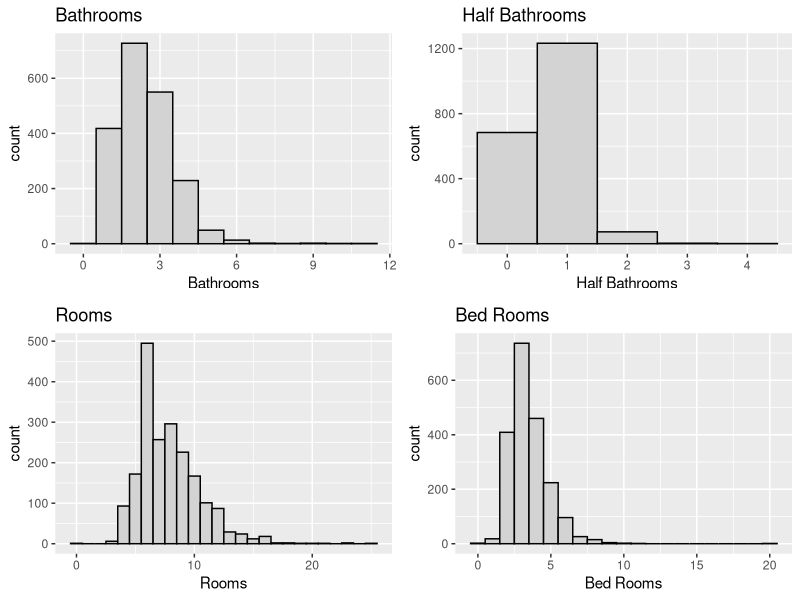
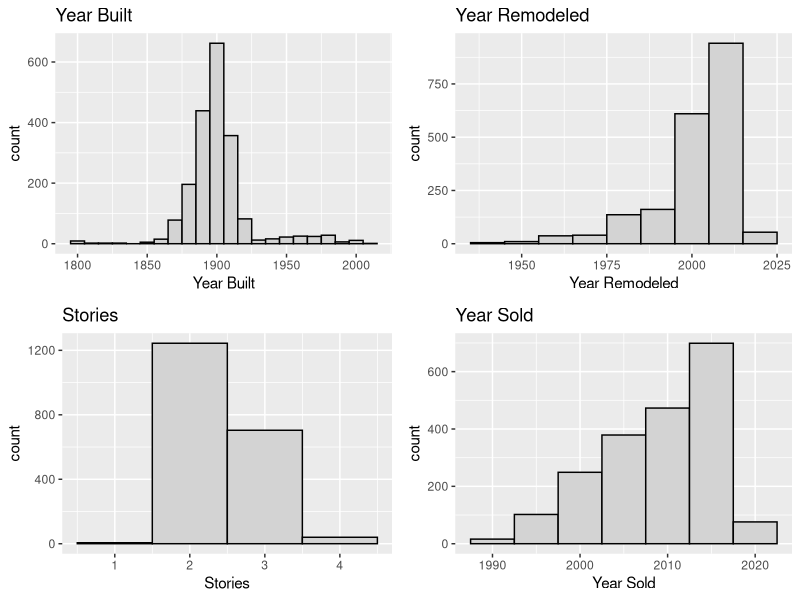
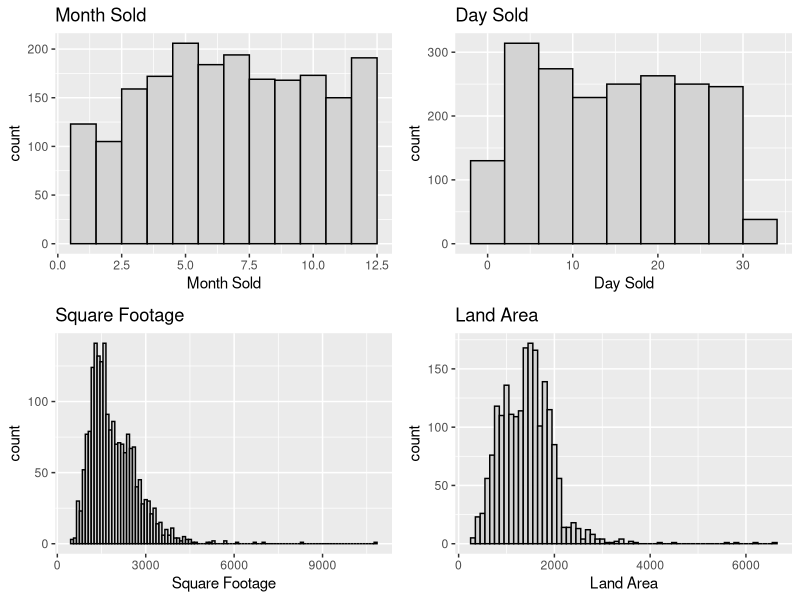
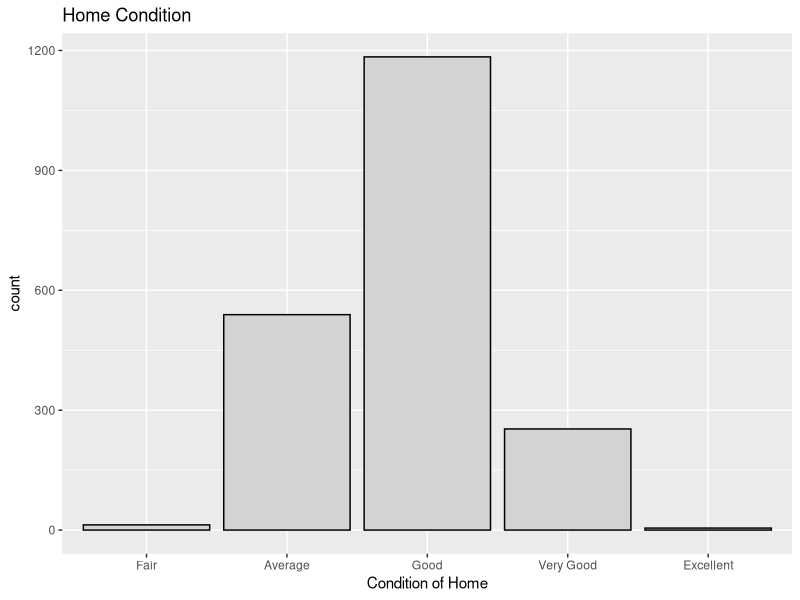
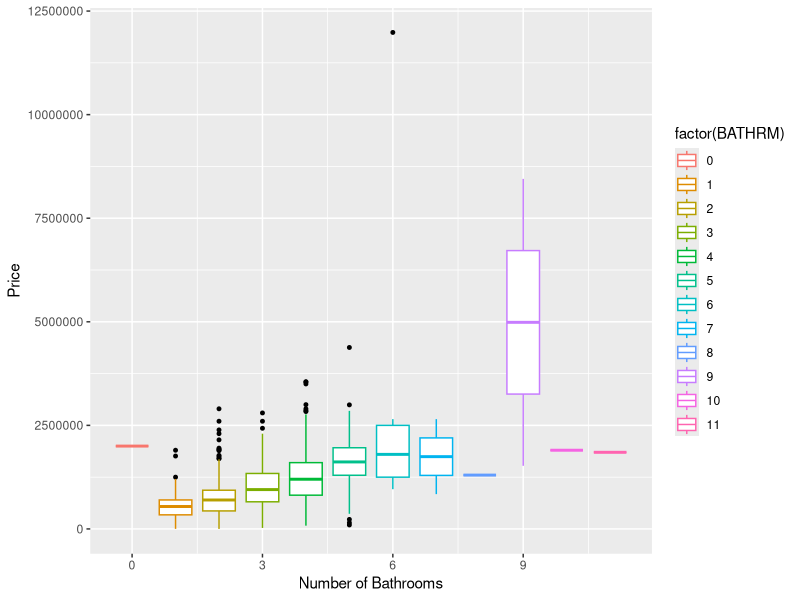
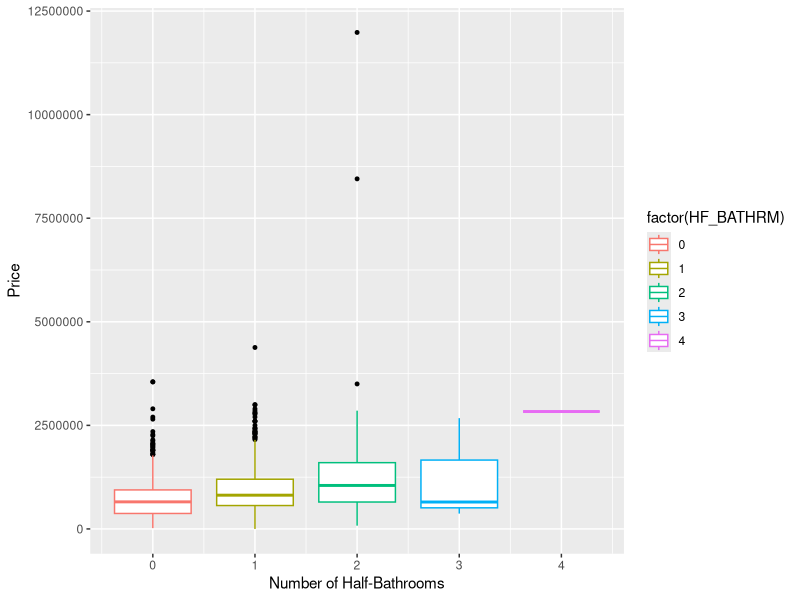
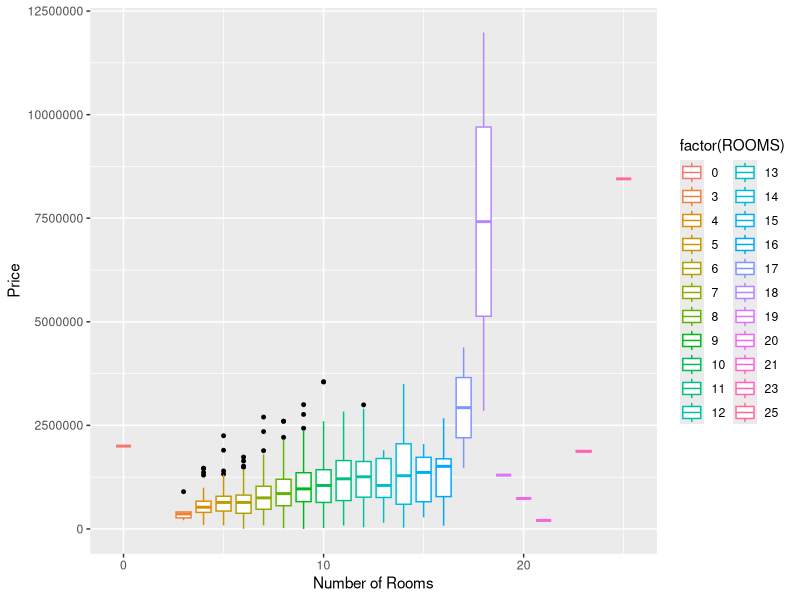
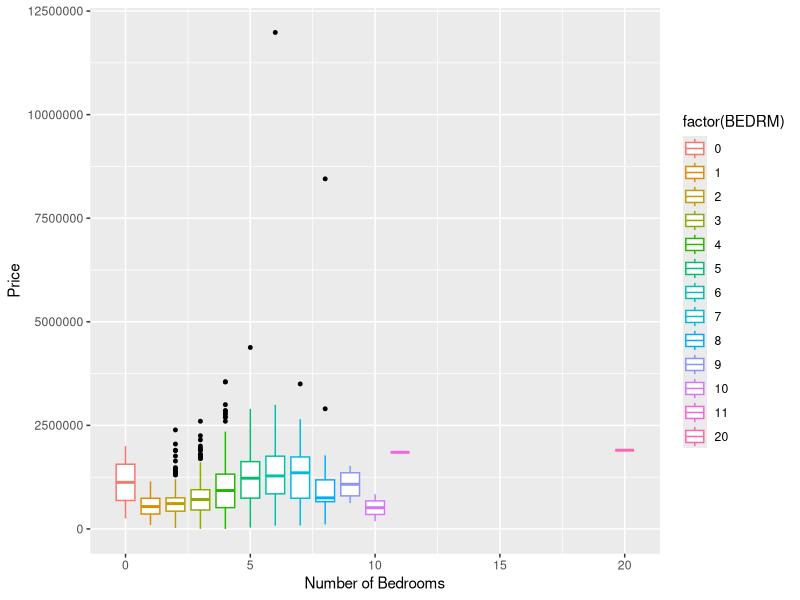

R code for these plots, in order:
## ---- chunk 1
knitr::opts_chunk$set(echo = TRUE)
library(ggplot2)
library(dplyr)
library(readr)
library(car)
library(broom)
library(corrplot)
library(gridExtra)
## ---- chunk 2

houses <- read.csv("DC_properties_clean.csv")

excl_rows <- houses[sample(nrow(houses), 5), ] # Exclude Random Rows
houses <- setdiff(houses, excl_rows)

houses$CNDTN <- factor(houses$CNDTN, order = TRUE, levels = c("Fair", "Average", "Good", "Very Good", "Excellent"))

## ---- chunk 3

summary(houses)

require(gridExtra)

plot1 <- ggplot(houses, aes(x = BATHRM))+
  geom_histogram(color="black", fill="light gray", binwidth = 1)+
  labs(x="Bathrooms", title="Bathrooms")

plot2 <- ggplot(houses, aes(x = HF_BATHRM))+
  geom_histogram(color="black", fill="light gray", binwidth = 1)+
  labs(x="Half Bathrooms", title="Half Bathrooms")

plot3 <- ggplot(houses, aes(x = ROOMS))+
  geom_histogram(color="black", fill="light gray", binwidth = 1)+
  labs(x="Rooms", title="Rooms")

plot4 <- ggplot(houses, aes(x = BEDRM))+
  geom_histogram(color="black", fill="light gray", binwidth = 1)+
  labs(x="Bed Rooms", title="Bed Rooms")

grid.arrange(plot1, plot2, plot3, plot4, nrow =2, ncol = 2)



plot5 <- ggplot(houses, aes(x = AYB))+
  geom_histogram(color="black", fill="light gray", binwidth = 10)+
  labs(x="Year Built", title="Year Built")

plot6 <- ggplot(houses, aes(x = YR_RMDL))+
  geom_histogram(color="black", fill="light gray", binwidth = 10)+
  labs(x="Year Remodeled", title="Year Remodeled")

plot7 <- ggplot(houses, aes(x = STORIES))+
  geom_histogram(color="black", fill="light gray", binwidth = 1)+
  labs(x="Stories", title="Stories")

plot8 <- ggplot(houses, aes(x = SALEYEAR))+
  geom_histogram(color="black", fill="light gray", binwidth = 5)+
  labs(x="Year Sold", title="Year Sold")

grid.arrange(plot5, plot6, plot7, plot8, nrow =2, ncol = 2)



plot9 <- ggplot(houses, aes(x = SALEMONTH))+
  geom_histogram(color="black", fill="light gray", binwidth = 1)+
  labs(x="Month Sold", title="Month Sold")

plot10 <- ggplot(houses, aes(x = SALEDAY))+
  geom_histogram(color="black", fill="light gray", binwidth = 4)+
  labs(x="Day Sold", title="Day Sold")

plot11 <- ggplot(houses, aes(x = GBA))+
  geom_histogram(color="black", fill="light gray", binwidth = 100)+
  labs(x="Square Footage", title="Square Footage")

plot12 <- ggplot(houses, aes(x = LANDAREA))+
  geom_histogram(color="black", fill="light gray", binwidth = 100)+
  labs(x="Land Area", title="Land Area")

grid.arrange(plot9, plot10, plot11, plot12, nrow =2, ncol = 2)


ggplot(houses, aes(x = CNDTN))+
  geom_bar(color="black", fill="light gray")+
  labs(x="Condition of Home", title="Home Condition")



# Boxplots to identify outliers

ggplot(houses, aes(x=BATHRM, y = PRICE, color = factor(BATHRM))) +
  geom_boxplot(outlier.color = "black", outlier.size = 1) +
  labs(x="Number of Bathrooms", y="Price")
    
ggplot(houses, aes(x=HF_BATHRM, y=PRICE, color = factor(HF_BATHRM))) +
  geom_boxplot(outlier.color = "black", outlier.size = 1) +
  labs(x="Number of Half-Bathrooms", y="Price")

ggplot(houses, aes(x=ROOMS, y=PRICE, color = factor(ROOMS))) +
  geom_boxplot(outlier.color = "black", outlier.size = 1) +
  labs(x="Number of Rooms", y="Price")

ggplot(houses, aes(x=BEDRM, y=PRICE, color = factor(BEDRM))) +
  geom_boxplot(outlier.color = "black", outlier.size = 1) +
  labs(x="Number of Bedrooms", y="Price")

#Because there are so many years, lumping them all together for AYB & YR_RMDL doesnt make sense. But it looks busy. If I had more time I would figure out how to group them into decades

ggplot(houses, aes(x=AYB, y=PRICE, color = factor(AYB))) +
  geom_boxplot(outlier.color = "black", outlier.size = 1, show.legend = FALSE) +
  labs(x="Year Built", y="Price")

ggplot(houses, aes(x=YR_RMDL, y=PRICE, color = factor(YR_RMDL))) +
  geom_boxplot(outlier.color = "black", outlier.size = 1, show.legend = FALSE) +
  labs(x="Year Remodeled", y="Price") +
  coord_flip()

ggplot(houses, aes(x=STORIES, y=PRICE, color = factor(STORIES))) +
  geom_boxplot(outlier.color = "black", outlier.size = 1) +
  labs(x="Number of Stories", y="Price")

ggplot(houses, aes(x=SALEYEAR, y=PRICE, color = factor(SALEYEAR))) +
  geom_boxplot(outlier.color = "black", outlier.size = 1) +
  labs(x="Year of Most Recent Sale", y="Price")

ggplot(houses, aes(x=GBA, y=PRICE)) +
  geom_boxplot(outlier.color = "black", outlier.size = 1) +
  labs(x="Gross Building Area", y="Price")

ggplot(houses, aes(x=CNDTN, y=PRICE, color = factor(CNDTN))) +
  geom_boxplot(outlier.color = "black", outlier.size = 1) +
  labs(x="Condition", y="Price")

ggplot(houses, aes(x=LANDAREA, y=PRICE)) +
  geom_boxplot(outlier.color = "black", outlier.size = 1) +
  labs(x="Land Area", y="Price")

## ---- chunk 4

## ---- chunk 5

# scatterplots


# price by room
room_price <- ggplot(houses, aes(x = ROOMS, y = PRICE))
room_price_plot <- room_price + geom_point()

# price by year
year_price <- ggplot(houses, aes(x = SALEYEAR, y = PRICE))
year_price_plot <- year_price + geom_point()


# price by month
month_price <- ggplot(houses, aes(x = SALEMONTH, y = PRICE))
month_price_plot <- month_price + geom_point()

# price by day of month
day_price <- ggplot(houses, aes(x = SALEDAY, y = PRICE))
day_price_plot <-  day_price + geom_point()

grid.arrange(room_price_plot, year_price_plot, month_price_plot, day_price_plot, nrow = 2,  ncol = 2)

## ---- chunk 6

# Use corrplot to display a correlation matrix of that variables

corr_matrix <- cor(data.frame(houses$HF_BATHRM, houses$BATHRM, houses$ROOMS, houses$BEDRM,houses$AYB, houses$YR_RMDL, houses$PRICE, houses$SALEDAY, houses$SALEMONTH, houses$SALEYEAR, houses$STORIES, houses$LANDAREA, houses$GBA))
corrplot(corr_matrix, type = "upper", order = "hclust", 
         tl.col = "black", tl.srt = 45)

## ---- chunk 7

# 5. Identification and evaluation of suitable model

fit <- lm(data = houses, PRICE ~ BATHRM + HF_BATHRM  + ROOMS + BEDRM + AYB + YR_RMDL + STORIES + SALEMONTH + SALEDAY + SALEYEAR + GBA + CNDTN + LANDAREA)

# Review p-values, check sign of estimates

summary(fit)

## ---- chunk 8

# Review ANOVA and compare F statistic

anova(fit)

## ---- chunk 9

# Residual plot and look for non-constant variance

fit.df <- augment(fit)
ggplot(fit.df, aes(x = .fitted, y = .resid))+
  geom_point()+
  geom_hline(yintercept = 0, linetype = 2)+
  labs( x = "Fitted Values", y = "Residuals")

## ---- chunk 10
# Shapiro-Wilk test for normality

shapiro.test(fit$residuals)

## ---- chunk 11
# ncvTest for constant variance

ncvTest(fit)

## ---- chunk 12

# Variance Inflation Factor (used to identify multicllinearity >= 10)

vif(fit)

## ---- chunk 13
# Review R2 value
# From summary above: adjusted R^2 = .6984

# Drop non-significant predictor variables (Droped AYB: +.0002, Rooms: No change, other lower)
fit <- lm(data = houses, PRICE ~ BATHRM + HF_BATHRM  +  BEDRM + YR_RMDL + STORIES + SALEMONTH + SALEDAY + SALEYEAR + GBA + CNDTN + LANDAREA)
#summary(fit)

# If multicollinearity is present, drop one correlated variable (None present)

#Variable Transformations
#powerTransform(houses$HF_BATHRM+1) # .776
#powerTransform(houses$BEDRM+1) # -.130
#powerTransform(houses$STORIES+1) # -2.084
#powerTransform(houses$SALEMONTH) # .809
#powerTransform(houses$SALEYEAR-1990) # 1.48 - didn't help
#powerTransform(houses$GBA) # -.08 -> LOG
#powerTransform(houses$LANDAREA) # .35 -> SQRT

fit <- lm(data = houses, PRICE ~  BATHRM  + HF_BATHRM  + BEDRM + log(BEDRM+1) + STORIES  + SALEMONTH + SALEDAY + SALEYEAR  + GBA + log(GBA) + CNDTN + LANDAREA )
#summary(fit) # R^2 increased to .7269

# Transform the outcome variable if the residual plot looks suspicious
powerTransform(houses$PRICE) #.33 -> sqrt

# log lowers R2: .6589
fit1 <- lm(data = houses, log(PRICE) ~ BATHRM  + HF_BATHRM  + BEDRM + log(BEDRM+1) + STORIES  + SALEMONTH + SALEDAY + SALEYEAR  + GBA + log(GBA) + CNDTN + LANDAREA )
#summary(fit1)
# sqrt increase R2: .7481, drop YR_RMDL + .0001
fit2 <- lm(data = houses, sqrt(PRICE) ~ BATHRM  + HF_BATHRM  + BEDRM + log(BEDRM+1) + STORIES  + SALEMONTH + SALEDAY + SALEYEAR  + GBA + log(GBA) + CNDTN + LANDAREA )
#summary(fit2)
# inverse drastically decrease
fit3 <- lm(data = houses, I(1/PRICE) ~ BATHRM  + HF_BATHRM  + BEDRM + log(BEDRM+1) + STORIES  + SALEMONTH + SALEDAY + SALEYEAR  + GBA + log(GBA) + CNDTN + LANDAREA )
#summary(fit3)

## ---- chunk 14

fit_final <- lm(data = houses, sqrt(PRICE) ~  BATHRM  + HF_BATHRM  + BEDRM  + log(BEDRM+1) + STORIES  + SALEMONTH + SALEDAY + SALEYEAR  + GBA + log(GBA) + CNDTN + LANDAREA )
summary(fit_final) # R^2 increased to .7481

fit_final.df <- augment(fit_final)
ggplot(fit_final.df, aes(x = .fitted, y = .resid))+
  geom_point()+
  geom_hline(yintercept = 0, linetype = 2)+
  labs( x = "Fitted Values", y = "Residuals")

## ---- chunk 15

#using AIC & BIC for model comparison
cat("Initial Model AIC: ", AIC(fit))
cat("Initial Model BIC: ", BIC(fit))
cat("Final Model AIC: ", AIC(fit_final))
cat("Final Model BIC: ", BIC(fit_final))

# The AIC and BIC for fit_final are both lower, so that is the better model

## ---- chunk 16

excl_rows
## ---- chunk 17

# 6. Application of the model 

# Test on excluded rows
predict(fit_final, newdata = excl_rows, interval = "predict")

## ---- chunk 18
summary(houses$PRICE)
